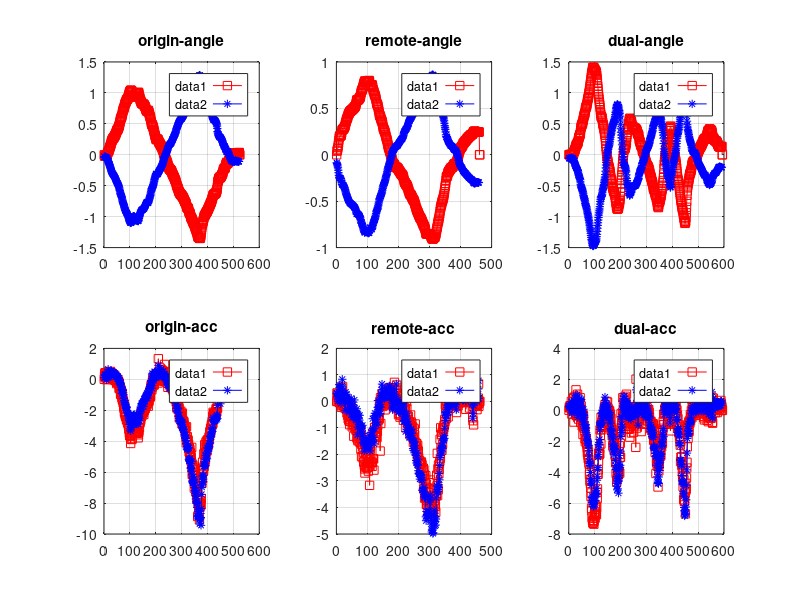
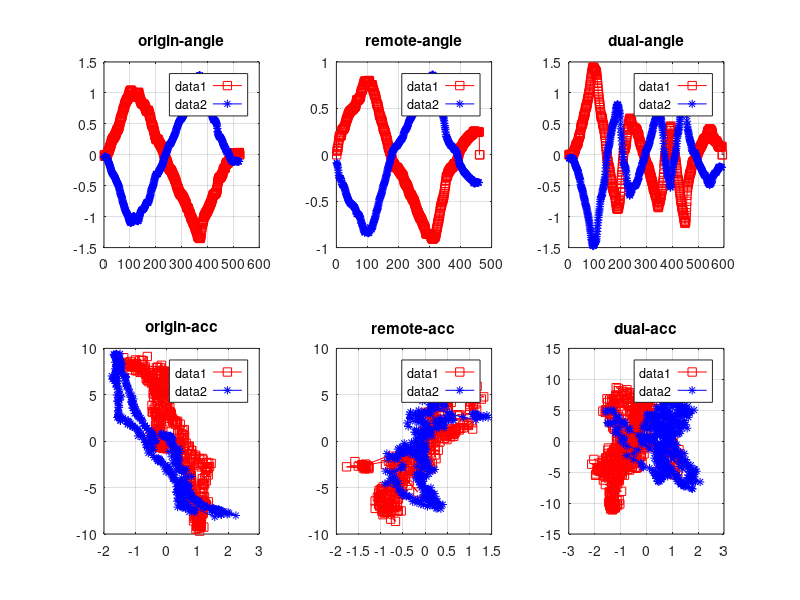

Here is the MATLAB script that generated these plots, in order:
%%%%%%%%%%%%%%%%%%%%%%%%%%%%%%%%%%%%%%%%%%%%%%%%%%%%%%%%%%%%%%%%%%%%%%%%%%%%%%%%%%%%%%%%%5
%%%% Gesture Roll analyse 
%%%%
%%%%            ZHAOCHAO
%%%%                2016-11-08
%%%%%%%%%%%%%%%%%%%%%%%%%%%%%%%%%%%%%%%%%%%%%%%%%%%%%%%%%%%%%%%%%%%%%%%%%%%%%%%%%%%%%%%%%%%%%%%%%%
%%%%

figure(1);
figure(2);

%%%% roll-origin 

load data_origin_slow.dat

dat = data_origin_slow;

index_left = find(dat(:,1) == 0);
origin_left_att = dat(index_left, 2:4);
origin_left_acc = dat(index_left, 8:10);
origin_left_gyro = dat(index_left, 5:7);


index_right = find(dat(:,1) == 2);
origin_right_att = dat(index_right, 2:4);
origin_right_acc = dat(index_right, 8:10);
origin_right_gyro = dat(index_right, 5:7);

figure(1);
% att
% x-t, y-z
subplot(2,3,1);
tmp_t = [1: 1: size(origin_left_att(:,1), 1)];
plot(tmp_t, origin_left_att(:,2), 'rs-');
hold on;
tmp_t = [1: 1: size(origin_right_att(:,1), 1)];
plot(tmp_t, origin_right_att(:,2), 'b*-');
grid on;
legend('left', 'right');
title('origin-angle');

% acc
% x-x, y-z
subplot(2,3,4);
tmp_t = [1: 1: size(origin_left_acc(:,1), 1)];
plot(tmp_t, origin_left_acc(:,2), 'rs-');
hold on;
tmp_t = [1: 1: size(origin_right_acc(:,1), 1)];
plot(tmp_t, origin_right_acc(:,2), 'b*-');
grid on;
legend('left', 'right');
title('origin-acc');

figure(2);
% att
% x-t, y-z
subplot(2,3,1);
tmp_t = [1: 1: size(origin_left_att(:,1), 1)];
plot(tmp_t, origin_left_att(:,2), 'rs-');
hold on;
tmp_t = [1: 1: size(origin_right_att(:,1), 1)];
plot(tmp_t, origin_right_att(:,2), 'b*-');
grid on;
legend('left', 'right');
title('origin-angle');

% acc
% x-x, y-z
subplot(2,3,4);
plot(origin_left_acc(:,1), origin_left_acc(:,3), 'rs-');
hold on;
plot(origin_right_acc(:,1), origin_right_acc(:,3), 'b*-');
grid on;
legend('left', 'right');
title('origin-acc');


%%%% roll-remote

load data_remote_slow.dat

dat = data_remote_slow;

index_left = find(dat(:,1) == 0);
remote_left_att = dat(index_left, 2:4);
remote_left_acc = dat(index_left, 8:10);
remote_left_gyro = dat(index_left, 5:7);

index_right = find(dat(:,1) == 2);
remote_right_att = dat(index_right, 2:4);
remote_right_acc = dat(index_right, 8:10);
remote_right_gyro = dat(index_right, 5:7);

figure(1);
% att
% x-x, y-z
subplot(2,3,2);
tmp_t = [1: 1: size(remote_left_att(:,1), 1)];
plot(tmp_t, remote_left_att(:,2), 'rs-');
hold on;
tmp_t = [1: 1: size(remote_right_att(:,1), 1)];
plot(tmp_t, remote_right_att(:,2), 'b*-');
grid on;
legend('left', 'right');
title('remote-angle');

% acc
% x-x, y-z
subplot(2,3,5);
tmp_t = [1: 1: size(remote_left_acc(:,1), 1)];
plot(tmp_t, remote_left_acc(:,2), 'rs-');
hold on;
tmp_t = [1: 1: size(remote_right_acc(:,1), 1)];
plot(tmp_t, remote_right_acc(:,2), 'b*-');
grid on;
legend('left', 'right');
title('remote-acc');


figure(2);
% att
% x-x, y-z
subplot(2,3,2);
tmp_t = [1: 1: size(remote_left_att(:,1), 1)];
plot(tmp_t, remote_left_att(:,2), 'rs-');
hold on;
tmp_t = [1: 1: size(remote_right_att(:,1), 1)];
plot(tmp_t, remote_right_att(:,2), 'b*-');
grid on;
legend('left', 'right');
title('remote-angle');

% acc
% x-x, y-z
subplot(2,3,5);
plot(remote_left_acc(:,1), remote_left_acc(:,3), 'rs-');
hold on;
plot(remote_right_acc(:,1), remote_right_acc(:,3), 'b*-');
grid on;
legend('left', 'right');
title('remote-acc');


%%%% roll-dual

load data_dual_slow.dat

dat = data_dual_slow;

index_left = find(dat(:,1) == 0);
dual_left_att = dat(index_left, 2:4);
dual_left_acc = dat(index_left, 8:10);
dual_left_gyro = dat(index_left, 5:7);

index_right = find(dat(:,1) == 2);
dual_right_att = dat(index_right, 2:4);
dual_right_acc = dat(index_right, 8:10);
dual_right_gyro = dat(index_right, 5:7);


figure(1);
% att
% x-x, y-z
subplot(2,3,3);
tmp_t = [1: 1: size(dual_left_att(:,1), 1)];
plot(tmp_t, dual_left_att(:,2), 'rs-');
hold on;
tmp_t = [1: 1: size(dual_right_att(:,1), 1)];
plot(tmp_t, dual_right_att(:,2), 'b*-');
grid on;
legend('left', 'right');
title('dual-angle');

% acc
% x-x, y-z
subplot(2,3,6);
tmp_t = [1: 1: size(dual_left_acc(:,1), 1)];
plot(tmp_t, dual_left_acc(:,2), 'rs-');
hold on;
tmp_t = [1: 1: size(dual_right_acc(:,1), 1)];
plot(tmp_t, dual_right_acc(:,2), 'b*-');
grid on;
legend('left', 'right');
title('dual-acc');


figure(2);
% att
% x-x, y-z
subplot(2,3,3);
tmp_t = [1: 1: size(dual_left_att(:,1), 1)];
plot(tmp_t, dual_left_att(:,2), 'rs-');
hold on;
tmp_t = [1: 1: size(dual_right_att(:,1), 1)];
plot(tmp_t, dual_right_att(:,2), 'b*-');
grid on;
legend('left', 'right');
title('dual-angle');

% acc
% x-x, y-z
subplot(2,3,6);
plot(dual_left_acc(:,1), dual_left_acc(:,3), 'rs-');
hold on;
plot(dual_right_acc(:,1), dual_right_acc(:,3), 'b*-');
grid on;
legend('left', 'right');
title('dual-acc');



%%%%  delta-theta

SLIDE_WINDOWS_WIDTH = 3;

origin_size = min(min(size(origin_left_att, 1), size(origin_left_acc, 1)), ...
    min(size(origin_right_att, 1), size(origin_right_acc, 1))) - SLIDE_WINDOWS_WIDTH;

delta_origin_left_att = zeros(origin_size, 3);
delta_origin_left_acc = zeros(origin_size, 3);
delta_origin_left_gyro = zeros(origin_size, 3);
delta_origin_left_t = zeros(origin_size, 1);

delta_origin_right_att = zeros(origin_size, 3);
delta_origin_right_acc = zeros(origin_size, 3);
delta_origin_right_gyro = zeros(origin_size, 3);
delta_origin_right_t = zeros(origin_size, 1);

% origin_left_att & origin_left_acc
% origin_right_att & origin_right_acc
for index = 1 : origin_size
    delta_origin_left_att(index, :) = sum(origin_left_att(index : (index + SLIDE_WINDOWS_WIDTH), :))/SLIDE_WINDOWS_WIDTH;
    delta_origin_left_acc(index, :) = sum(origin_left_acc(index : (index + SLIDE_WINDOWS_WIDTH), :))/SLIDE_WINDOWS_WIDTH;
    delta_origin_left_gyro(index, :) = sum(origin_left_gyro(index : (index + SLIDE_WINDOWS_WIDTH), :))/SLIDE_WINDOWS_WIDTH;
    
    delta_origin_right_att(index, :) = sum(origin_right_att(index : (index + SLIDE_WINDOWS_WIDTH), :))/SLIDE_WINDOWS_WIDTH;
    delta_origin_right_acc(index, :) = sum(origin_right_acc(index : (index + SLIDE_WINDOWS_WIDTH), :))/SLIDE_WINDOWS_WIDTH;
    delta_origin_right_gyro(index, :) = sum(origin_right_gyro(index : (index + SLIDE_WINDOWS_WIDTH), :))/SLIDE_WINDOWS_WIDTH;
end

for index = 1 : origin_size -1
   delta_origin_left_acc(index, :) = delta_origin_left_acc(index + 1, :) - delta_origin_left_acc(index, :); 
   delta_origin_left_t(index) = sum(delta_origin_left_gyro(index, :)) / sum(delta_origin_left_att(index, :));
   
   delta_origin_right_acc(index, :) = delta_origin_right_acc(index + 1, :) - delta_origin_right_acc(index, :);
   delta_origin_right_t(index) = sum(delta_origin_right_gyro(index, :)) / sum(delta_origin_right_att(index, :));
end


origin_left_dt = sum(delta_origin_left_t) / (size(delta_origin_left_t, 1)-1);
origin_right_dt = sum(delta_origin_right_t) / (size(delta_origin_right_t, 1)-1);

origin_left_vec = delta_origin_left_acc .* origin_left_dt;
origin_right_vec = delta_origin_right_acc .* origin_right_dt;

(origin_left_vec ./ 0.03) - delta_origin_left_gyro



